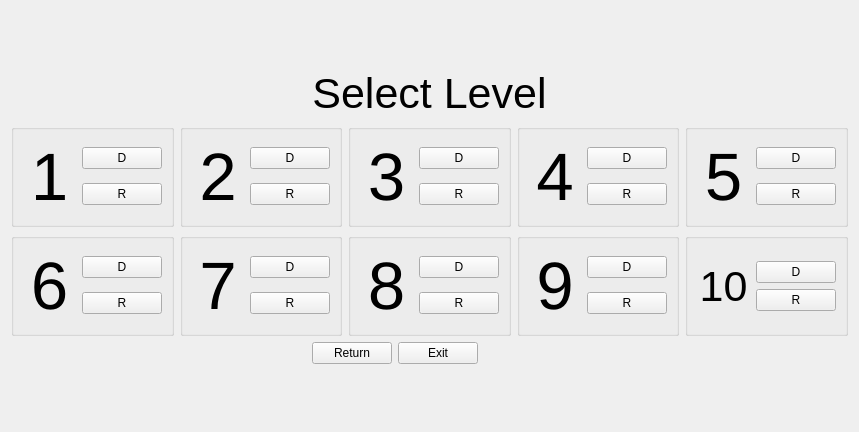
<?xml version="1.0" encoding="UTF-8"?>
<ui version="4.0">
 <class>LevelsMenu</class>
 <widget class="QWidget" name="LevelsMenu">
  <property name="geometry">
   <rect>
    <x>0</x>
    <y>0</y>
    <width>766</width>
    <height>432</height>
   </rect>
  </property>
  <property name="windowTitle">
   <string>Form</string>
  </property>
  <layout class="QGridLayout" name="gridLayout_13">
   <item row="0" column="1">
    <spacer name="verticalSpacer">
     <property name="orientation">
      <enum>Qt::Vertical</enum>
     </property>
     <property name="sizeHint" stdset="0">
      <size>
       <width>20</width>
       <height>51</height>
      </size>
     </property>
    </spacer>
   </item>
   <item row="1" column="0">
    <spacer name="horizontalSpacer">
     <property name="orientation">
      <enum>Qt::Horizontal</enum>
     </property>
     <property name="sizeHint" stdset="0">
      <size>
       <width>40</width>
       <height>20</height>
      </size>
     </property>
    </spacer>
   </item>
   <item row="2" column="0" colspan="5">
    <layout class="QVBoxLayout" name="verticalLayout_21">
     <item>
      <layout class="QGridLayout" name="gridLayout_5">
       <property name="sizeConstraint">
        <enum>QLayout::SetFixedSize</enum>
       </property>
       <item row="0" column="2">
        <widget class="QGroupBox" name="groupBox_4">
         <property name="title">
          <string/>
         </property>
         <layout class="QGridLayout" name="gridLayout_2">
          <item row="0" column="0">
           <layout class="QHBoxLayout" name="horizontalLayout_4">
            <property name="sizeConstraint">
             <enum>QLayout::SetFixedSize</enum>
            </property>
            <item>
             <widget class="QLabel" name="label_4">
              <property name="font">
               <font>
                <pointsize>50</pointsize>
               </font>
              </property>
              <property name="text">
               <string>3</string>
              </property>
              <property name="alignment">
               <set>Qt::AlignCenter</set>
              </property>
             </widget>
            </item>
            <item>
             <layout class="QVBoxLayout" name="verticalLayout_4">
              <item>
               <widget class="QPushButton" name="degreesLvl3">
                <property name="text">
                 <string>D</string>
                </property>
               </widget>
              </item>
              <item>
               <widget class="QPushButton" name="radiansLvl3">
                <property name="text">
                 <string>R</string>
                </property>
               </widget>
              </item>
             </layout>
            </item>
           </layout>
          </item>
         </layout>
        </widget>
       </item>
       <item row="0" column="3">
        <widget class="QGroupBox" name="groupBox_3">
         <property name="title">
          <string/>
         </property>
         <layout class="QGridLayout" name="gridLayout">
          <item row="0" column="0">
           <layout class="QHBoxLayout" name="horizontalLayout_3">
            <property name="sizeConstraint">
             <enum>QLayout::SetFixedSize</enum>
            </property>
            <item>
             <widget class="QLabel" name="label_3">
              <property name="font">
               <font>
                <pointsize>50</pointsize>
               </font>
              </property>
              <property name="text">
               <string>4</string>
              </property>
              <property name="alignment">
               <set>Qt::AlignCenter</set>
              </property>
             </widget>
            </item>
            <item>
             <layout class="QVBoxLayout" name="verticalLayout_3">
              <item>
               <widget class="QPushButton" name="degreesLvl4">
                <property name="text">
                 <string>D</string>
                </property>
               </widget>
              </item>
              <item>
               <widget class="QPushButton" name="radiansLvl4">
                <property name="text">
                 <string>R</string>
                </property>
               </widget>
              </item>
             </layout>
            </item>
           </layout>
          </item>
         </layout>
        </widget>
       </item>
       <item row="0" column="0">
        <widget class="QGroupBox" name="groupBox">
         <property name="title">
          <string/>
         </property>
         <layout class="QGridLayout" name="gridLayout_4">
          <item row="0" column="0">
           <layout class="QGridLayout" name="gridLayout_15">
            <property name="sizeConstraint">
             <enum>QLayout::SetFixedSize</enum>
            </property>
            <item row="0" column="0">
             <widget class="QLabel" name="label">
              <property name="font">
               <font>
                <pointsize>50</pointsize>
               </font>
              </property>
              <property name="text">
               <string>1</string>
              </property>
              <property name="alignment">
               <set>Qt::AlignCenter</set>
              </property>
             </widget>
            </item>
            <item row="0" column="1">
             <layout class="QGridLayout" name="gridLayout_14">
              <item row="0" column="0">
               <widget class="QPushButton" name="degreesLvl1">
                <property name="text">
                 <string>D</string>
                </property>
               </widget>
              </item>
              <item row="1" column="0">
               <widget class="QPushButton" name="radiansLvl1">
                <property name="text">
                 <string>R</string>
                </property>
               </widget>
              </item>
             </layout>
            </item>
           </layout>
          </item>
         </layout>
        </widget>
       </item>
       <item row="0" column="1">
        <widget class="QGroupBox" name="groupBox_2">
         <property name="title">
          <string/>
         </property>
         <layout class="QGridLayout" name="gridLayout_3">
          <item row="0" column="0">
           <layout class="QHBoxLayout" name="horizontalLayout_2">
            <property name="sizeConstraint">
             <enum>QLayout::SetFixedSize</enum>
            </property>
            <item>
             <widget class="QLabel" name="label_2">
              <property name="font">
               <font>
                <pointsize>50</pointsize>
               </font>
              </property>
              <property name="text">
               <string>2</string>
              </property>
              <property name="alignment">
               <set>Qt::AlignCenter</set>
              </property>
             </widget>
            </item>
            <item>
             <layout class="QVBoxLayout" name="verticalLayout_2">
              <item>
               <widget class="QPushButton" name="degreesLvl2">
                <property name="text">
                 <string>D</string>
                </property>
               </widget>
              </item>
              <item>
               <widget class="QPushButton" name="radiansLvl2">
                <property name="text">
                 <string>R</string>
                </property>
               </widget>
              </item>
             </layout>
            </item>
           </layout>
          </item>
         </layout>
        </widget>
       </item>
       <item row="0" column="4">
        <widget class="QGroupBox" name="groupBox_5">
         <property name="title">
          <string/>
         </property>
         <layout class="QGridLayout" name="gridLayout_6">
          <item row="0" column="0">
           <layout class="QHBoxLayout" name="horizontalLayout_5">
            <property name="sizeConstraint">
             <enum>QLayout::SetFixedSize</enum>
            </property>
            <item>
             <widget class="QLabel" name="label_5">
              <property name="font">
               <font>
                <pointsize>50</pointsize>
               </font>
              </property>
              <property name="text">
               <string>5</string>
              </property>
              <property name="alignment">
               <set>Qt::AlignCenter</set>
              </property>
             </widget>
            </item>
            <item>
             <layout class="QVBoxLayout" name="verticalLayout_5">
              <item>
               <widget class="QPushButton" name="degreesLvl5">
                <property name="text">
                 <string>D</string>
                </property>
               </widget>
              </item>
              <item>
               <widget class="QPushButton" name="radiansLvl5">
                <property name="text">
                 <string>R</string>
                </property>
               </widget>
              </item>
             </layout>
            </item>
           </layout>
          </item>
         </layout>
        </widget>
       </item>
      </layout>
     </item>
     <item>
      <layout class="QGridLayout" name="gridLayout_7">
       <property name="sizeConstraint">
        <enum>QLayout::SetFixedSize</enum>
       </property>
       <item row="0" column="2">
        <widget class="QGroupBox" name="groupBox_16">
         <property name="title">
          <string/>
         </property>
         <layout class="QGridLayout" name="gridLayout_8">
          <item row="0" column="0">
           <layout class="QHBoxLayout" name="horizontalLayout_6">
            <property name="sizeConstraint">
             <enum>QLayout::SetFixedSize</enum>
            </property>
            <item>
             <widget class="QLabel" name="label_16">
              <property name="font">
               <font>
                <pointsize>50</pointsize>
               </font>
              </property>
              <property name="text">
               <string>8</string>
              </property>
              <property name="alignment">
               <set>Qt::AlignCenter</set>
              </property>
             </widget>
            </item>
            <item>
             <layout class="QVBoxLayout" name="verticalLayout_16">
              <item>
               <widget class="QPushButton" name="degreesLvl8">
                <property name="text">
                 <string>D</string>
                </property>
               </widget>
              </item>
              <item>
               <widget class="QPushButton" name="radiansLvl8">
                <property name="text">
                 <string>R</string>
                </property>
               </widget>
              </item>
             </layout>
            </item>
           </layout>
          </item>
         </layout>
        </widget>
       </item>
       <item row="0" column="3">
        <widget class="QGroupBox" name="groupBox_17">
         <property name="title">
          <string/>
         </property>
         <layout class="QGridLayout" name="gridLayout_9">
          <item row="0" column="0">
           <layout class="QHBoxLayout" name="horizontalLayout_19">
            <property name="sizeConstraint">
             <enum>QLayout::SetFixedSize</enum>
            </property>
            <item>
             <widget class="QLabel" name="label_17">
              <property name="font">
               <font>
                <pointsize>50</pointsize>
               </font>
              </property>
              <property name="text">
               <string>9</string>
              </property>
              <property name="alignment">
               <set>Qt::AlignCenter</set>
              </property>
             </widget>
            </item>
            <item>
             <layout class="QVBoxLayout" name="verticalLayout_17">
              <item>
               <widget class="QPushButton" name="degreesLvl9">
                <property name="text">
                 <string>D</string>
                </property>
               </widget>
              </item>
              <item>
               <widget class="QPushButton" name="radiansLvl9">
                <property name="text">
                 <string>R</string>
                </property>
               </widget>
              </item>
             </layout>
            </item>
           </layout>
          </item>
         </layout>
        </widget>
       </item>
       <item row="0" column="0">
        <widget class="QGroupBox" name="groupBox_18">
         <property name="title">
          <string/>
         </property>
         <layout class="QGridLayout" name="gridLayout_10">
          <item row="0" column="0">
           <layout class="QHBoxLayout" name="horizontalLayout_20">
            <property name="sizeConstraint">
             <enum>QLayout::SetFixedSize</enum>
            </property>
            <item>
             <widget class="QLabel" name="label_18">
              <property name="font">
               <font>
                <pointsize>50</pointsize>
               </font>
              </property>
              <property name="text">
               <string>6</string>
              </property>
              <property name="alignment">
               <set>Qt::AlignCenter</set>
              </property>
             </widget>
            </item>
            <item>
             <layout class="QVBoxLayout" name="verticalLayout_18">
              <item>
               <widget class="QPushButton" name="degreesLvl6">
                <property name="text">
                 <string>D</string>
                </property>
               </widget>
              </item>
              <item>
               <widget class="QPushButton" name="radiansLvl6">
                <property name="text">
                 <string>R</string>
                </property>
               </widget>
              </item>
             </layout>
            </item>
           </layout>
          </item>
         </layout>
        </widget>
       </item>
       <item row="0" column="1">
        <widget class="QGroupBox" name="groupBox_19">
         <property name="title">
          <string/>
         </property>
         <layout class="QGridLayout" name="gridLayout_11">
          <item row="0" column="0">
           <layout class="QHBoxLayout" name="horizontalLayout_21">
            <property name="sizeConstraint">
             <enum>QLayout::SetFixedSize</enum>
            </property>
            <item>
             <widget class="QLabel" name="label_19">
              <property name="font">
               <font>
                <pointsize>50</pointsize>
               </font>
              </property>
              <property name="text">
               <string>7</string>
              </property>
              <property name="alignment">
               <set>Qt::AlignCenter</set>
              </property>
             </widget>
            </item>
            <item>
             <layout class="QVBoxLayout" name="verticalLayout_19">
              <item>
               <widget class="QPushButton" name="degreesLvl7">
                <property name="text">
                 <string>D</string>
                </property>
               </widget>
              </item>
              <item>
               <widget class="QPushButton" name="radiansLvl7">
                <property name="text">
                 <string>R</string>
                </property>
               </widget>
              </item>
             </layout>
            </item>
           </layout>
          </item>
         </layout>
        </widget>
       </item>
       <item row="0" column="4">
        <widget class="QGroupBox" name="groupBox_20">
         <property name="title">
          <string/>
         </property>
         <layout class="QGridLayout" name="gridLayout_12">
          <item row="0" column="0">
           <layout class="QHBoxLayout" name="horizontalLayout_22">
            <property name="sizeConstraint">
             <enum>QLayout::SetFixedSize</enum>
            </property>
            <item>
             <widget class="QLabel" name="label_20">
              <property name="font">
               <font>
                <pointsize>32</pointsize>
               </font>
              </property>
              <property name="text">
               <string>10</string>
              </property>
              <property name="alignment">
               <set>Qt::AlignCenter</set>
              </property>
             </widget>
            </item>
            <item>
             <layout class="QVBoxLayout" name="verticalLayout_20">
              <item>
               <widget class="QPushButton" name="degreesLvl10">
                <property name="text">
                 <string>D</string>
                </property>
               </widget>
              </item>
              <item>
               <widget class="QPushButton" name="radiansLvl10">
                <property name="text">
                 <string>R</string>
                </property>
               </widget>
              </item>
             </layout>
            </item>
           </layout>
          </item>
         </layout>
        </widget>
       </item>
      </layout>
     </item>
    </layout>
   </item>
   <item row="3" column="0">
    <spacer name="horizontalSpacer_3">
     <property name="orientation">
      <enum>Qt::Horizontal</enum>
     </property>
     <property name="sizeHint" stdset="0">
      <size>
       <width>40</width>
       <height>20</height>
      </size>
     </property>
    </spacer>
   </item>
   <item row="4" column="2">
    <spacer name="verticalSpacer_2">
     <property name="orientation">
      <enum>Qt::Vertical</enum>
     </property>
     <property name="sizeHint" stdset="0">
      <size>
       <width>20</width>
       <height>51</height>
      </size>
     </property>
    </spacer>
   </item>
   <item row="1" column="4">
    <spacer name="horizontalSpacer_2">
     <property name="orientation">
      <enum>Qt::Horizontal</enum>
     </property>
     <property name="sizeHint" stdset="0">
      <size>
       <width>40</width>
       <height>20</height>
      </size>
     </property>
    </spacer>
   </item>
   <item row="1" column="1" colspan="3">
    <widget class="QLabel" name="label_21">
     <property name="font">
      <font>
       <pointsize>32</pointsize>
      </font>
     </property>
     <property name="text">
      <string>Select Level</string>
     </property>
     <property name="alignment">
      <set>Qt::AlignCenter</set>
     </property>
    </widget>
   </item>
   <item row="3" column="1">
    <widget class="QPushButton" name="returnButtton">
     <property name="text">
      <string>Return</string>
     </property>
    </widget>
   </item>
   <item row="3" column="2">
    <widget class="QPushButton" name="exitButton">
     <property name="text">
      <string>Exit</string>
     </property>
    </widget>
   </item>
   <item row="3" column="3" colspan="2">
    <spacer name="horizontalSpacer_4">
     <property name="orientation">
      <enum>Qt::Horizontal</enum>
     </property>
     <property name="sizeHint" stdset="0">
      <size>
       <width>191</width>
       <height>20</height>
      </size>
     </property>
    </spacer>
   </item>
  </layout>
 </widget>
 <resources/>
 <connections/>
</ui>
